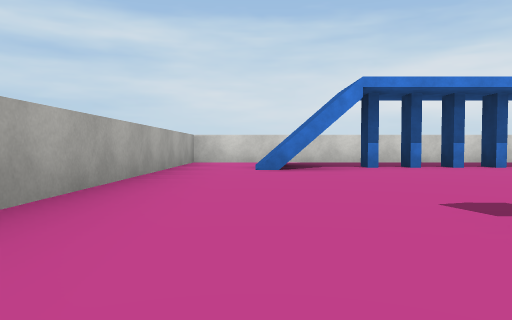
view 1 (above)

14 first-person views from a walk through a scene from a Unity 3-D project. The camera is 0.55 m above the floor, tilts 2° down and sees 70° across. The floor is counted in squares, 2 m on a side. Each view is taken from the middle of a square. On the plan, view 1 faces up. The plan holds only what a view shows up to about 9 squares ahead; the rest is blank. The place goes on beyond the plan. Some surface patterns are stand-ins.

view 2
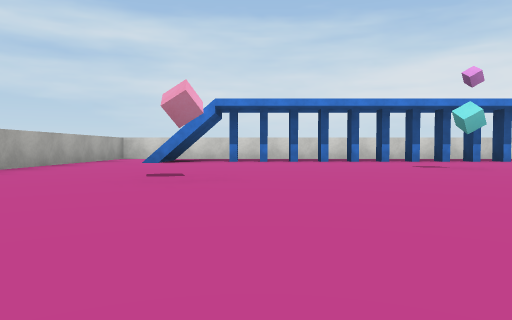

view 3
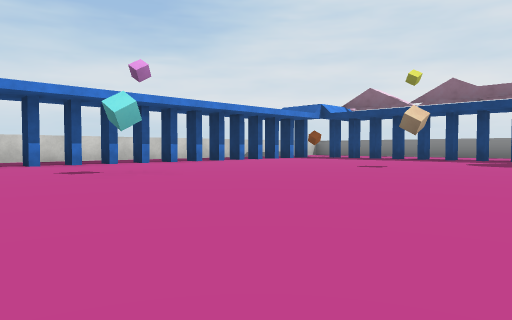

view 4
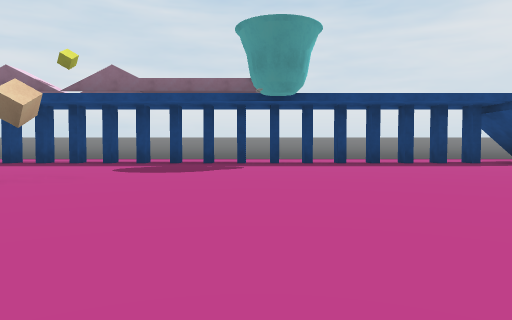

view 5
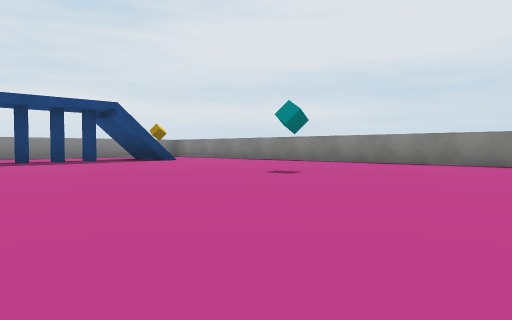

view 6
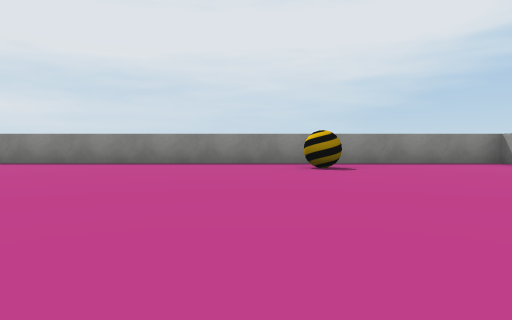

view 7
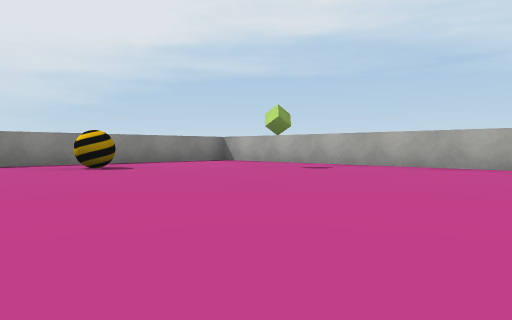

view 8
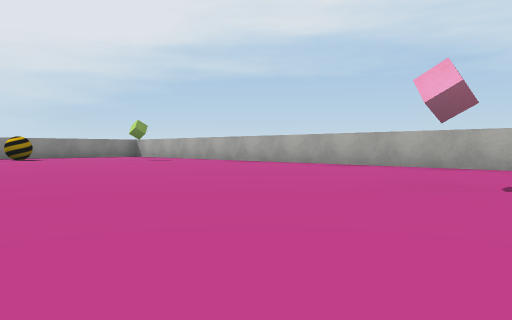

view 9
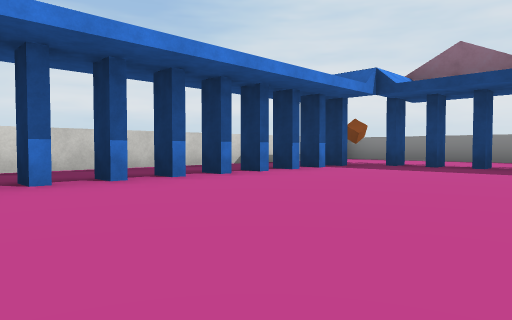

view 10
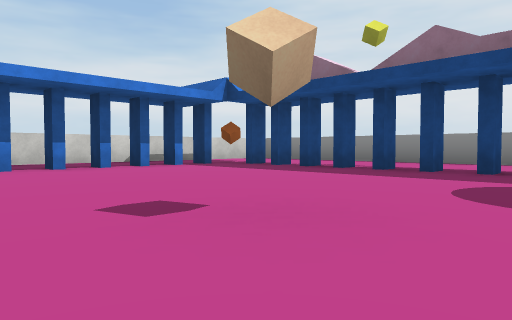

view 11
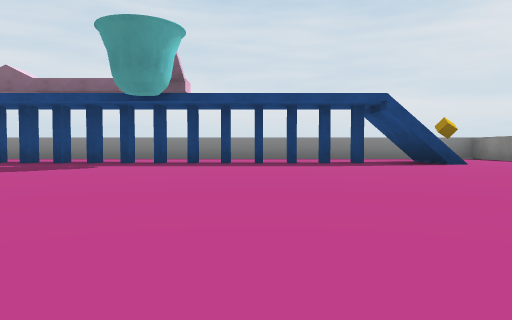

view 12
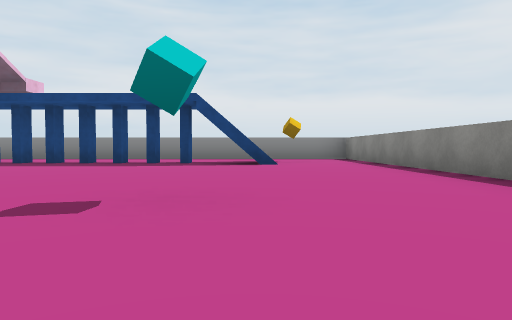

view 13
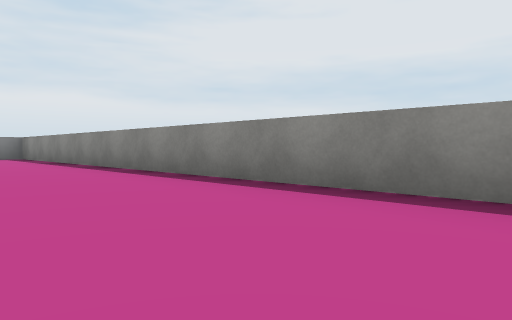

view 14
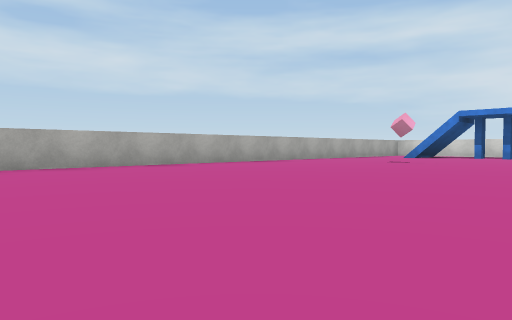

### Floor plan
Key: @ floor where view 1 was taken; # wall or solid block; x gap in a wall; . floor.
Columns run from 2 left of view 1 to 14 right of it. Each row starts with its distance up from view 1.
  7 #################
  6 #.x.............#
  5 #.#.#...x...x#..#
  4 #...............#
  3 #............#..#
  2 #...............#
  1 #...............#
  0 #.@..........x..#
 -1 #...............#
 -2 #...............#
 -3 #...............#
 -4 #............#..#
 -5 #............x..#
 -6 #............# .#
 -7 #...#...........#
 -8 #...............#
 -9 #################

Positions as (right, up) in squares from view 1, and headings:
1: (0, 0), facing up
2: (2, -2), facing up
3: (3, -1), facing up-right
4: (5, -1), facing right
5: (4, -2), facing down-right
6: (3, -2), facing down
7: (4, -2), facing down-left
8: (4, 2), facing down-left
9: (6, 2), facing up-right
10: (7, 0), facing up-right
11: (5, -3), facing right
12: (5, -6), facing right
13: (4, -6), facing down-right
14: (4, -5), facing up-left
